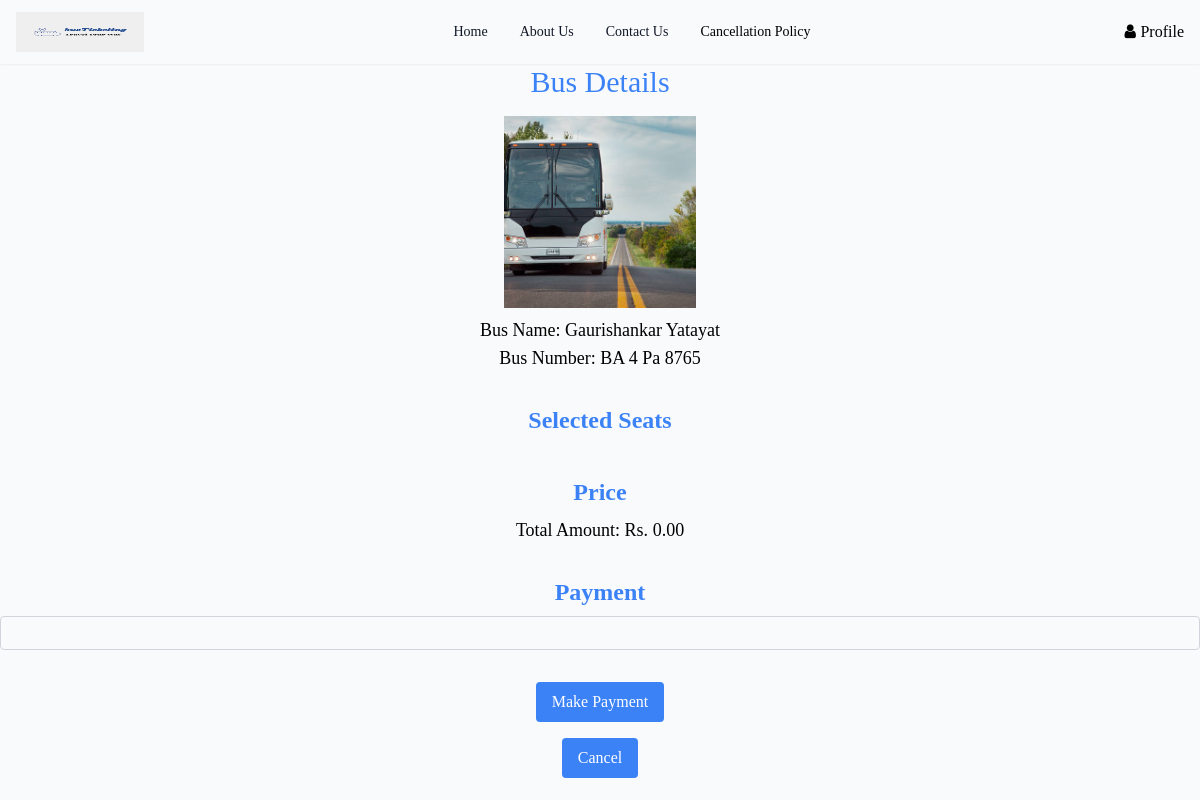
/checkout/1/ (signed in), run on the app's committed database.
### Bus/models.py (models this page shows, shortened)
class Bus(models.Model):
    name = models.CharField(max_length=50)
    source = models.CharField(max_length=100)
    destination = models.CharField(max_length=100)
    travel_dates = models.DateField(_("Travel Dates"), auto_now=False, auto_now_add=False)
    features = models.TextField()
    image = models.ImageField(upload_to='')
    bus_number = models.CharField(max_length=50)
    price = models.DecimalField(max_digits=8, decimal_places=2)
    departure_time = models.TimeField()
    pickup_location = models.CharField(max_length=100)
    drop_location = models.CharField(max_length=100)
    operator_details = models.CharField(max_length=100)

### payment/views.py (the view)
# urls.py: path('checkout/<int:pk>/', views.checkout, name='checkout'),
@login_required
def checkout(request, pk):
    bus = get_object_or_404(Bus, pk=pk)
    selected_seats = request.POST.getlist('seats_selected')
    pusher_client.trigger("bus-channel",'seats-updated',{'bus_id':bus.pk,'seats':selected_seats,"action":"lock"})
    print(selected_seats)
    total_amount = len(selected_seats) * bus.price
    if request.method == 'POST':
        user_id = request.user.id
        key = f"bus:{pk}:{user_id}"
        r.setex(key,180,json.dumps(selected_seats))
        try:
            intent = stripe.PaymentIntent.create(
                amount=int(total_amount * 100),  # Stripe requires the amount in cents
                currency='usd',
            )
            client_secret = intent.client_secret
        except stripe.error.CardError as e:
            pass
    else:
        client_secret = None
    return render(request, 'checkout.html', {
        'bus': bus,
        'selected_seats': selected_seats,
        'total_amount': total_amount,
        'client_secret': client_secret,
        'stripe_public_key': settings.STRIPE_PUBLIC_KEY,
    })

### payment/templates/checkout.html (shortened to what this page needs)
{% extends 'base_nav.html' %} {% block maincontent %}
<div class="flex flex-col items-center">
  <h2 class="text-3xl text-blue-500 mb-4">Bus Details</h2>
  <img
    src="{{ bus.image.url }}"
    alt="{{ bus.name }}"
    class="bus-image w-48 h-48 object-cover mb-2"
  />
  <p class="text-lg">Bus Name: {{ bus.name }}</p>
  <p class="text-lg">Bus Number: {{ bus.bus_number }}</p>
</div>
<div class="mt-8 flex flex-col items-center">
  <h2 class="text-2xl text-blue-500 font-bold mb-2">Selected Seats</h2>
</div>
<div class="mt-8 flex flex-col items-center">
  <h2 class="text-2xl text-blue-500 font-bold mb-2">Price</h2>
  <p class="text-lg">Total Amount: Rs. {{ total_amount }}</p>
</div>
<div class="mt-8 items-center">
  <h2 class="text-2xl text-blue-500 flex justify-center font-bold mb-2">Payment</h2>
  <div id="card-element" class="border border-gray-300 rounded p-4"></div>
</div>
<form
  id="payment-form"
  action="{% url 'payment:payment_success' %}"
  method="POST"
  class="mt-8 flex justify-center"
>
  <button
    id="submit-button"
    type="submit"
    class="px-4 py-2 bg-blue-500 text-white rounded hover:bg-blue-600"
  >
    Make Payment
  </button>
</form>
<form action="{% url 'Bus:cancel_booking' %}" method="POST" class="mt-4 flex justify-center">
  <button
    id="cancel-button"
    type="submit"
    class="px-4 py-2 bg-blue-500 text-white rounded hover:bg-blue-600"
  >
   Cancel
  </button>
</form>
{% endblock maincontent %}

### data on the page
Bus: image (picture), name "Gaurishankar Yatayat", bus_number "BA 4 Pa 8765"

### other printed values
{{ total_amount }} "0.00"
